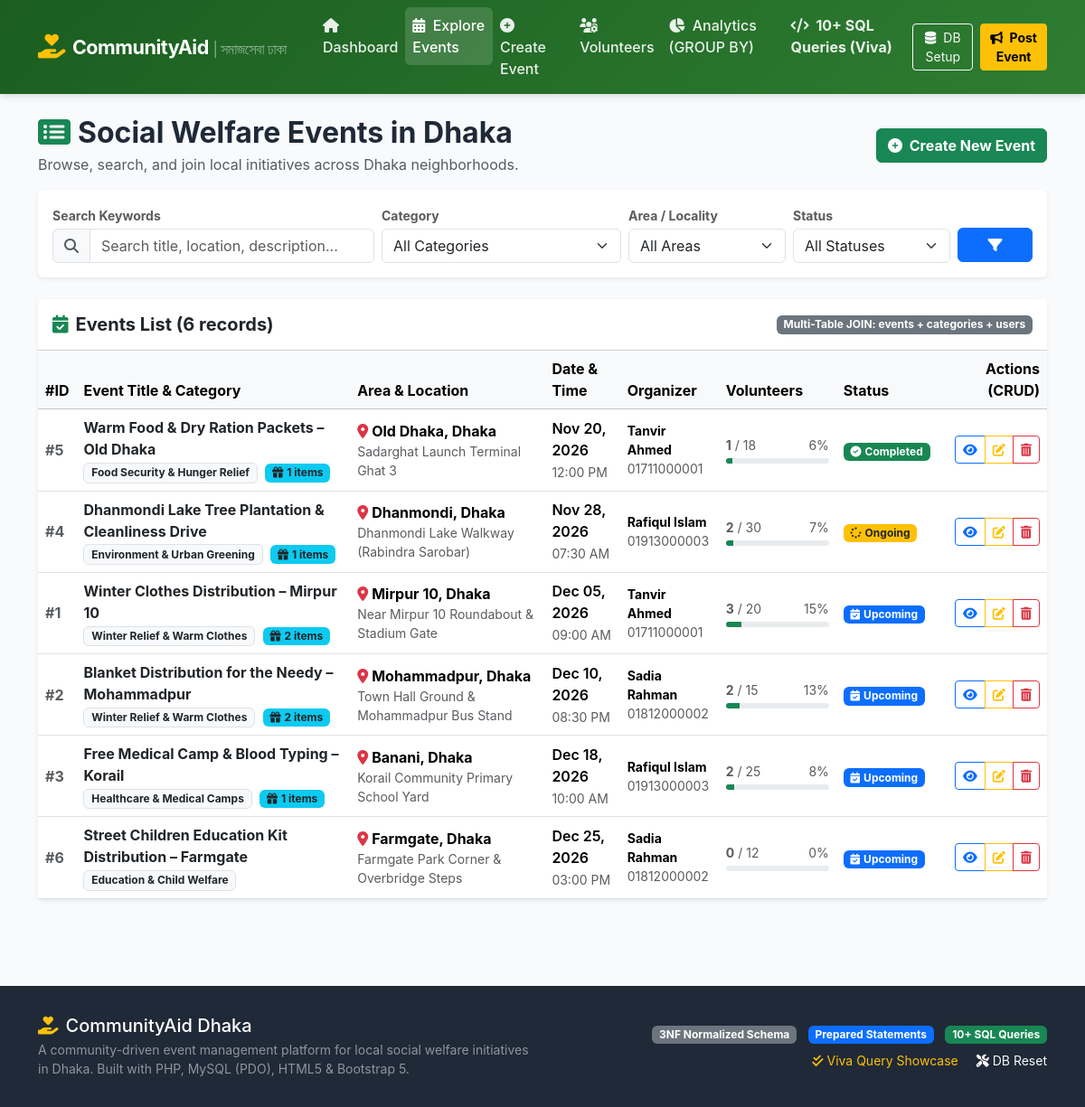
Screenshot of /events.php with the database file from the repository.
### tables this page shows
CREATE TABLE `events` (
    `event_id` INT AUTO_INCREMENT PRIMARY KEY,
    `title` VARCHAR(200) NOT NULL,
    `description` TEXT NOT NULL,
    `category_id` INT NOT NULL,
    `organizer_id` INT NOT NULL,
    `area` VARCHAR(100) NOT NULL,
    `exact_location` VARCHAR(255) NOT NULL,
    `event_date` DATETIME NOT NULL,
    `target_volunteers` INT NOT NULL DEFAULT 15,
    `status` ENUM('Upcoming', 'Ongoing', 'Completed', 'Cancelled') NOT NULL DEFAULT 'Upcoming',
    `created_at` TIMESTAMP DEFAULT CURRENT_TIMESTAMP,
    CONSTRAINT `fk_events_category` 
        FOREIGN KEY (`category_id`) REFERENCES `categories` (`category_id`) 
        ON UPDATE CASCADE ON DELETE RESTRICT,
    CONSTRAINT `fk_events_organizer` 
        FOREIGN KEY (`organizer_id`) REFERENCES `users` (`user_id`) 
        ON UPDATE CASCADE ON DELETE CASCADE,
    CONSTRAINT `chk_target_volunteers` 
        CHECK (`target_volunteers` > 0)
);

CREATE TABLE `categories` (
    `category_id` INT AUTO_INCREMENT PRIMARY KEY,
    `category_name` VARCHAR(100) NOT NULL UNIQUE,
    `description` VARCHAR(255) NULL
);

CREATE TABLE `users` (
    `user_id` INT AUTO_INCREMENT PRIMARY KEY,
    `full_name` VARCHAR(100) NOT NULL,
    `email` VARCHAR(120) NOT NULL UNIQUE,
    `phone` VARCHAR(20) NOT NULL,
    `role` ENUM('Admin', 'Organizer', 'Volunteer') NOT NULL DEFAULT 'Volunteer',
    `address` VARCHAR(255) NULL,
    `created_at` TIMESTAMP DEFAULT CURRENT_TIMESTAMP
);

### events.php (the view, shortened to what this page needs)
<?php
require_once __DIR__ . '/config/database.php';
$pdo = getDBConnection();
$searchKeyword = trim($_GET['q'] ?? '');
$sql = "
    SELECT
        e.event_id,
        e.title,
        e.description,
        e.area,
        e.exact_location,
        e.event_date,
        e.target_volunteers,
        e.status,
        e.created_at,
        c.category_id,
        c.category_name,
        u.user_id AS organizer_id,
        u.full_name AS organizer_name,
        u.email AS organizer_email,
        u.phone AS organizer_phone,
        (SELECT COUNT(*) FROM `registrations` r WHERE r.event_id = e.event_id) AS total_registered,
        (SELECT COUNT(*) FROM `donations` d WHERE d.event_id = e.event_id) AS total_donations
    FROM `events` e
    INNER JOIN `categories` c ON e.category_id = c.category_id
    INNER JOIN `users` u ON e.organizer_id = u.user_id
    WHERE 1=1
";
$params = [];
$sql .= " ORDER BY e.event_date ASC";
$stmt = $pdo->prepare($sql);
$stmt->execute($params);
$events = $stmt->fetchAll();
require_once __DIR__ . '/includes/header.php';
?>
<div class="d-flex flex-wrap justify-content-between align-items-center mb-3">
    <div>
        <h2 class="fw-bold mb-1"><i class="fas fa-list-alt text-success me-2"></i>Social Welfare Events in Dhaka</h2>
        <p class="text-muted mb-0">Browse, search, and join local initiatives across Dhaka neighborhoods.</p>
    </div>
    <div>
        <a href="event-create.php" class="btn btn-success fw-bold">
            <i class="fas fa-plus-circle me-1"></i> Create New Event
        </a>
    </div>
</div>
<div class="card shadow-sm border-0 mb-4 bg-white">
    <div class="card-body p-3">
        <form action="events.php" method="GET" class="row g-2 align-items-center">
            <div class="col-lg-4 col-md-6">
                <label class="form-label small fw-bold text-muted mb-1">Search Keywords</label>
                <div class="input-group">
                    <span class="input-group-text bg-light"><i class="fas fa-search text-muted"></i></span>
                    <input type="text" name="q" class="form-control" placeholder="Search title, location, description..." value="<?= e($searchKeyword); ?>">
                </div>
            </div>
            <div class="col-lg-3 col-md-6">
                <label class="form-label small fw-bold text-muted mb-1">Category</label>
                <select name="category_id" class="form-select">
                    <option value="">All Categories</option>
                </select>
            </div>
            <div class="col-lg-2 col-md-4">
                <label class="form-label small fw-bold text-muted mb-1">Area / Locality</label>
                <select name="area" class="form-select">
                    <option value="">All Areas</option>
                </select>
            </div>
            <div class="col-lg-2 col-md-4">
                <label class="form-label small fw-bold text-muted mb-1">Status</label>
                <select name="status" class="form-select">
                    <option value="">All Statuses</option>
                </select>
            </div>
            <div class="col-lg-1 col-md-4 d-grid">
                <label class="form-label small fw-bold text-muted mb-1 d-none d-md-block">&nbsp;</label>
                <button type="submit" class="btn btn-primary fw-bold" title="Apply Filter">
                    <i class="fas fa-filter"></i>
                </button>
            </div>
        </form>
    </div>
</div>
<div class="card shadow-sm border-0 mb-4">
    <div class="card-header bg-white py-3 d-flex justify-content-between align-items-center">
        <h5 class="mb-0 fw-bold">
            <i class="fas fa-calendar-check text-success me-2"></i>Events List (<?= count($events); ?> records)
        </h5>
        <span class="badge bg-secondary">Multi-Table JOIN: events + categories + users</span>
    </div>
    <div class="card-body p-0">
        <?php if (empty($events)): ?>
            <div class="p-5 text-center text-muted">
                <i class="fas fa-folder-open fa-3x mb-3 text-secondary"></i>
                <h5>No events matched your search criteria.</h5>
                <p>Try resetting filters or create a new social event.</p>
                <a href="events.php" class="btn btn-outline-primary btn-sm me-2">Reset Filters</a>
                <a href="event-create.php" class="btn btn-success btn-sm">Create Event</a>
            </div>
        <?php else: ?>
            <div class="table-responsive">
                <table class="table table-hover align-middle mb-0">
                    <thead class="table-light">
                        <tr>
                            <th>#ID</th>
                            <th>Event Title & Category</th>
                            <th>Area & Location</th>
                            <th>Date & Time</th>
                            <th>Organizer</th>
                            <th>Volunteers</th>
                            <th>Status</th>
                            <th class="text-end">Actions (CRUD)</th>
                        </tr>
                    </thead>
                    <tbody>
                        <?php foreach ($events as $ev):
                            $pct = $ev['target_volunteers'] > 0 ? min(100, round(($ev['total_registered'] / $ev['target_volunteers']) * 100)) : 0;
                        ?>
                            <tr>
                                <td class="fw-bold text-muted">#<?= e($ev['event_id']); ?></td>
                                <td>
                                    <a href="event-details.php?id=<?= e($ev['event_id']); ?>" class="fw-bold text-dark text-decoration-none">
                                        <?= e($ev['title']); ?>
                                    </a>
                                    <br>
                                    <span class="badge bg-light text-dark border"><?= e($ev['category_name']); ?></span>
                                    <?php if ($ev['total_donations'] > 0): ?>
                                        <span class="badge bg-info text-dark ms-1" title="Donations logged">
                                            <i class="fas fa-gift me-1"></i><?= $ev['total_donations']; ?> items
                                        </span>
                                    <?php endif; ?>
                                </td>
                                <td>
                                    <strong><i class="fas fa-map-marker-alt text-danger me-1"></i><?= e($ev['area']); ?></strong>
                                    <div class="small text-muted"><?= e($ev['exact_location']); ?></div>
                                </td>
                                <td>
                                    <div class="fw-semibold"><?= formatDate($ev['event_date'], 'M d, Y'); ?></div>
                                    <small class="text-muted"><?= formatDate($ev['event_date'], 'h:i A'); ?></small>
                                </td>
                                <td>
                                    <div class="small fw-bold"><?= e($ev['organizer_name']); ?></div>
                                    <div class="text-muted small"><?= e($ev['organizer_phone']); ?></div>
                                </td>
                                <td style="min-width: 130px;">
                                    <div class="d-flex justify-content-between small text-muted mb-1">
                                        <span><strong><?= e($ev['total_registered']); ?></strong> / <?= e($ev['target_volunteers']); ?></span>
                                        <span><?= $pct; ?>%</span>
                                    </div>
                                    <div class="progress" style="height: 6px;">
                                        <div class="progress-bar bg-success" style="width: <?= $pct; ?>%"></div>
                                    </div>
                                </td>
                                <td>
                                    <?= getStatusBadge($ev['status']); ?>
                                </td>
                                <td class="text-end">
                                    <div class="btn-group btn-group-sm">
                                        <a href="event-details.php?id=<?= e($ev['event_id']); ?>" class="btn btn-outline-primary" title="View Details & Registrations (Read)">
                                            <i class="fas fa-eye"></i>
                                        </a>
                                        <a href="event-edit.php?id=<?= e($ev['event_id']); ?>" class="btn btn-outline-warning" title="Edit Event (Update)">
                                            <i class="fas fa-edit"></i>
                                        </a>
                                        <a href="event-delete.php?id=<?= e($ev['event_id']); ?>" class="btn btn-outline-danger" title="Delete Event (Delete)" data-confirm="Are you sure you want to delete event '#<?= e($ev['event_id']); ?> - <?= addslashes(e($ev['title'])); ?>'? This will also delete registrations and donations.">
                                            <i class="fas fa-trash-alt"></i>
                                        </a>
                                    </div>
                                </td>
                            </tr>
                        <?php endforeach; ?>
                    </tbody>
                </table>
            </div>
        <?php endif; ?>
    </div>
</div>
<?php require_once __DIR__ . '/includes/footer.php'; ?>

### config/database.php (shortened to what this page needs)
<?php
function e($string) {
    return htmlspecialchars($string ?? '', ENT_QUOTES, 'UTF-8');
}
function formatDate($dateString, $format = 'M d, Y h:i A') {
    try {
        $date = new DateTime($dateString);
        return $date->format($format);
    } catch (Exception $e) {
        return $dateString;
    }
}
function getStatusBadge($status) {
    switch ($status) {
        case 'Upcoming':
            return '<span class="badge bg-primary"><i class="fas fa-calendar-check me-1"></i>Upcoming</span>';
        case 'Ongoing':
            return '<span class="badge bg-warning text-dark"><i class="fas fa-spinner fa-spin me-1"></i>Ongoing</span>';
        case 'Completed':
            return '<span class="badge bg-success"><i class="fas fa-check-circle me-1"></i>Completed</span>';
    }
}

### assets/css/style.css (style rules this page uses)
:root { --primary-color: #1b5e20; --primary-hover: #134617; --accent-color: #e65100; --accent-hover: #bf360c; --dark-slate: #1f2937; --light-bg: #f8fafc; --card-shadow: 0 4px 6px -1px rgba(0, 0, 0, 0.08), 0 2px 4px -1px rgba(0, 0, 0, 0.04); --card-hover-shadow: 0 10px 15px -3px rgba(0, 0, 0, 0.1), 0 4px 6px -2px rgba(0, 0, 0, 0.05); }
body { background-color: var(--light-bg); color: var(--dark-slate); font-family: -apple-system, BlinkMacSystemFont, "Segoe UI", Roboto, "Helvetica Neue", Arial, sans-serif; min-height: 100vh; display: flex; flex-direction: column; }

### rows the page displays
events: event_id "5", title "Warm Food & Dry Ration Packets – Old Dhaka", category.category_name "Food Security & Hunger Relief", total_donations "1", area "Old Dhaka, Dhaka", exact_location "Sadarghat Launch Terminal Ghat 3", event_date "Nov 20, 2026", event_date "12:00 PM", organizer.full_name "Tanvir Ahmed", organizer.phone "01711000001", total_registered "1", target_volunteers "18", pct "6", status "Completed" (drawn)
events: event_id "4", title "Dhanmondi Lake Tree Plantation & Cleanliness Drive", category.category_name "Environment & Urban Greening", total_donations "1", area "Dhanmondi, Dhaka", exact_location "Dhanmondi Lake Walkway (Rabindra Sarobar)", event_date "Nov 28, 2026", event_date "07:30 AM", organizer.full_name "Rafiqul Islam", organizer.phone "01913000003", total_registered "2", target_volunteers "30", pct "7", status "Ongoing" (drawn)
events: event_id "1", title "Winter Clothes Distribution – Mirpur 10", category.category_name "Winter Relief & Warm Clothes", total_donations "2", area "Mirpur 10, Dhaka", exact_location "Near Mirpur 10 Roundabout & Stadium Gate", event_date "Dec 05, 2026", event_date "09:00 AM", organizer.full_name "Tanvir Ahmed", organizer.phone "01711000001", total_registered "3", target_volunteers "20", pct "15", status "Upcoming" (drawn)
events: event_id "2", title "Blanket Distribution for the Needy – Mohammadpur", category.category_name "Winter Relief & Warm Clothes", total_donations "2", area "Mohammadpur, Dhaka", exact_location "Town Hall Ground & Mohammadpur Bus Stand", event_date "Dec 10, 2026", event_date "08:30 PM", organizer.full_name "Sadia Rahman", organizer.phone "01812000002", total_registered "2", target_volunteers "15", pct "13", status "Upcoming" (drawn)
events: event_id "3", title "Free Medical Camp & Blood Typing – Korail", category.category_name "Healthcare & Medical Camps", total_donations "1", area "Banani, Dhaka", exact_location "Korail Community Primary School Yard", event_date "Dec 18, 2026", event_date "10:00 AM", organizer.full_name "Rafiqul Islam", organizer.phone "01913000003", total_registered "2", target_volunteers "25", pct "8", status "Upcoming" (drawn)
events: event_id "6", title "Street Children Education Kit Distribution – Farmgate", category.category_name "Education & Child Welfare", area "Farmgate, Dhaka", exact_location "Farmgate Park Corner & Overbridge Steps", event_date "Dec 25, 2026", event_date "03:00 PM", organizer.full_name "Sadia Rahman", organizer.phone "01812000002", total_registered "0", target_volunteers "12", pct "0", status "Upcoming" (drawn)

### other values shown
count($events) "6"
